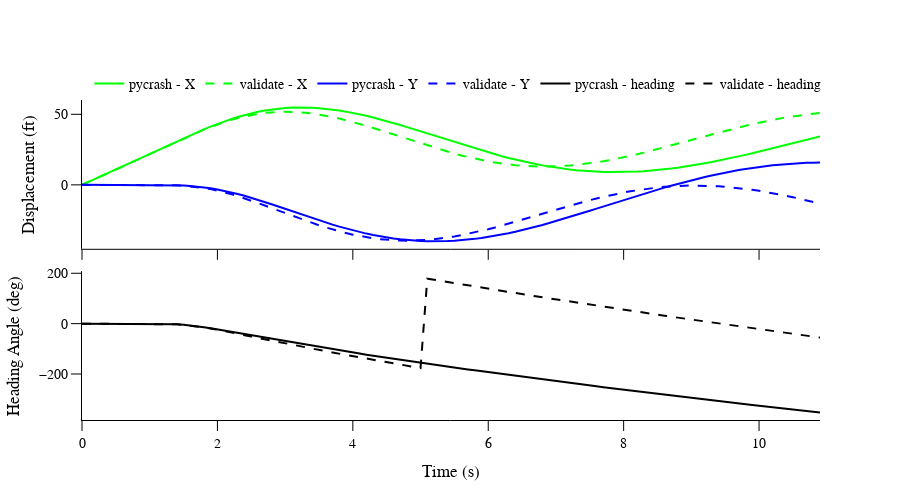
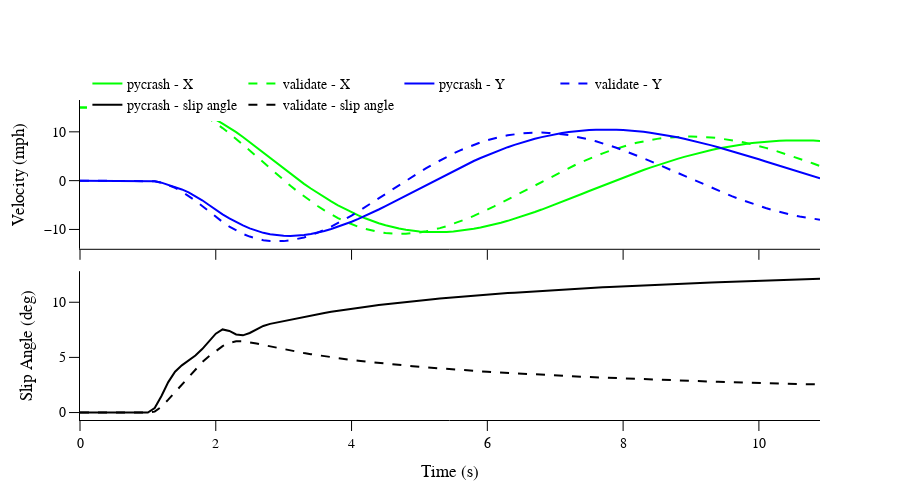

Notebook code for these charts, in order:
### Code cell
compare_kinematics(run.veh.model, df, 'pycrash', 'validate')
